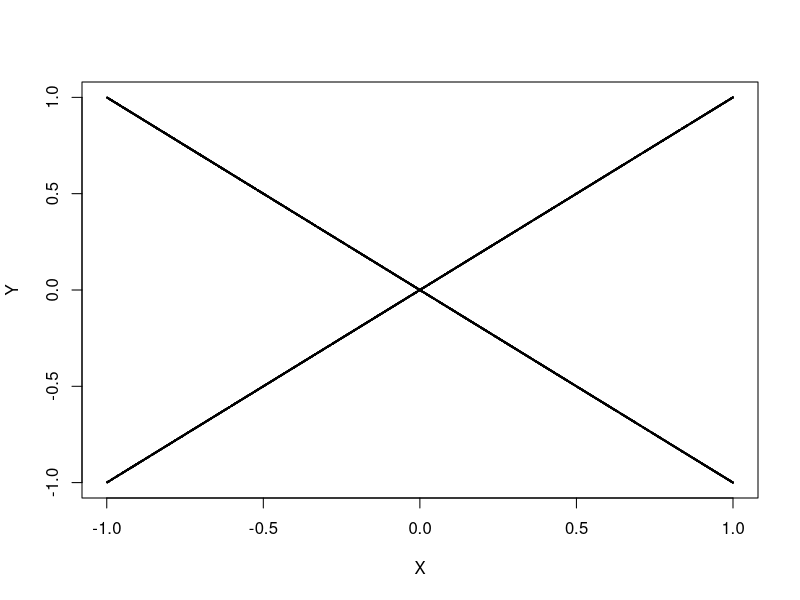
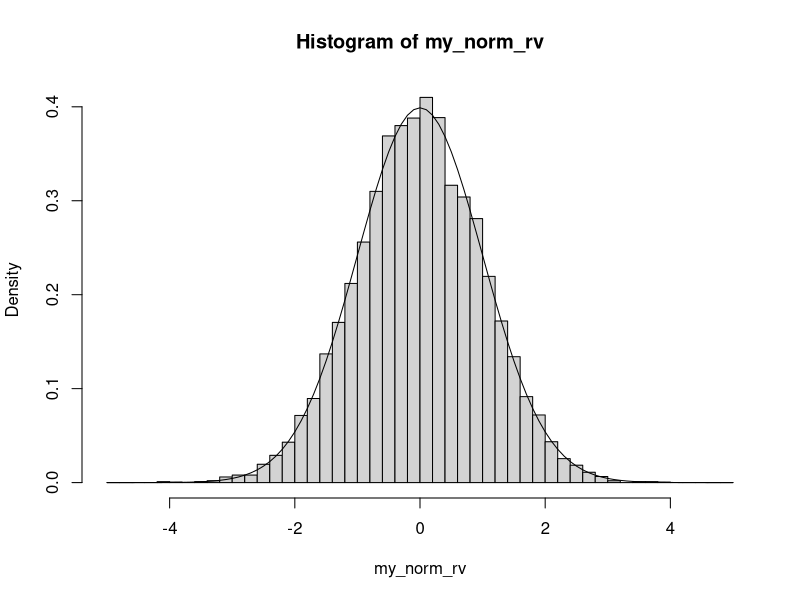
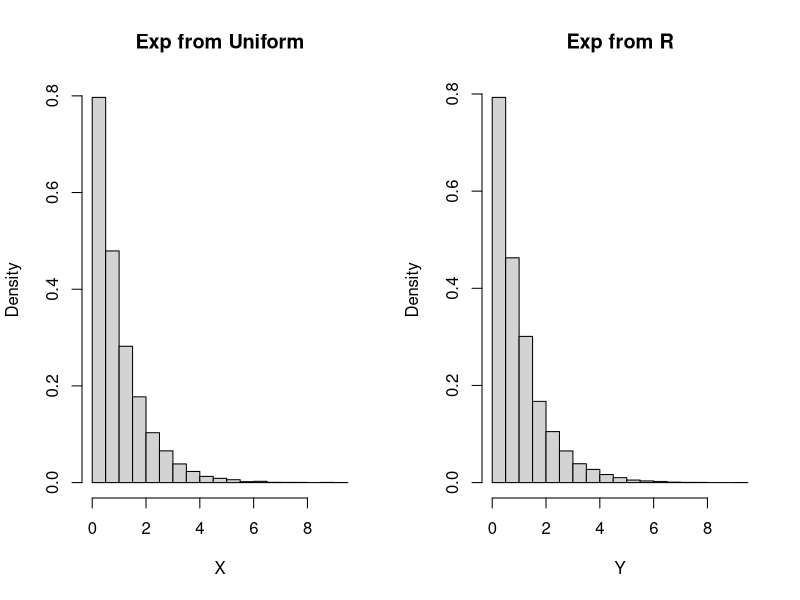
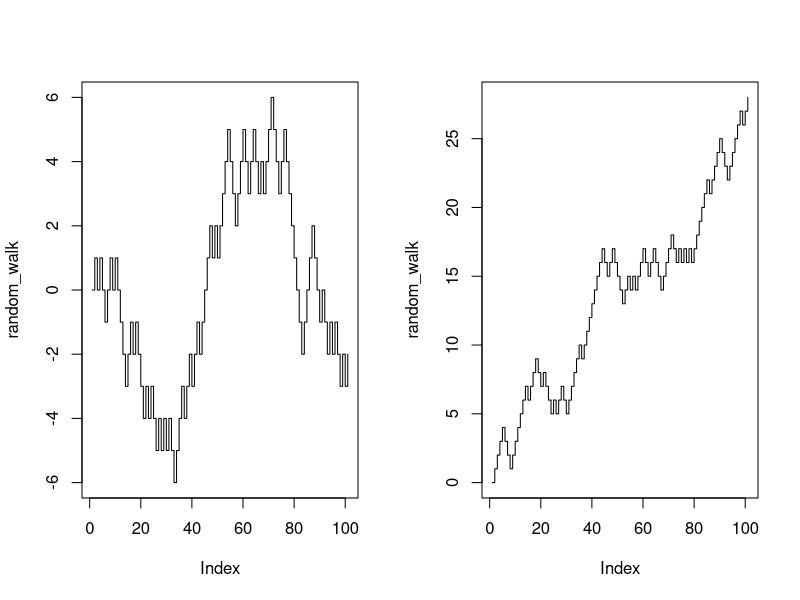
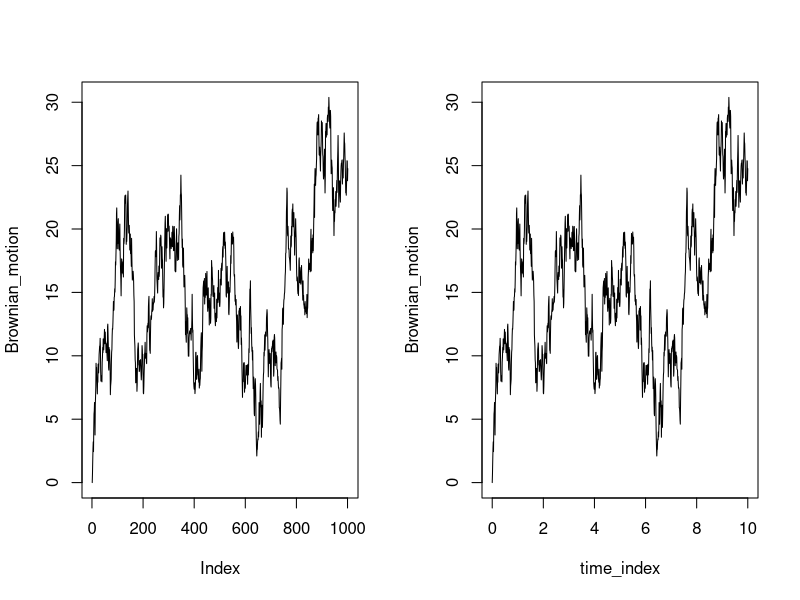
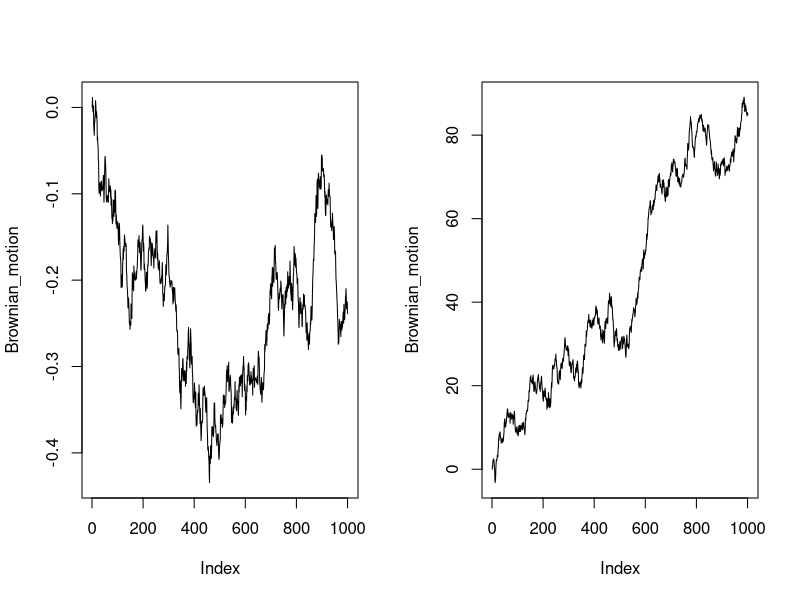
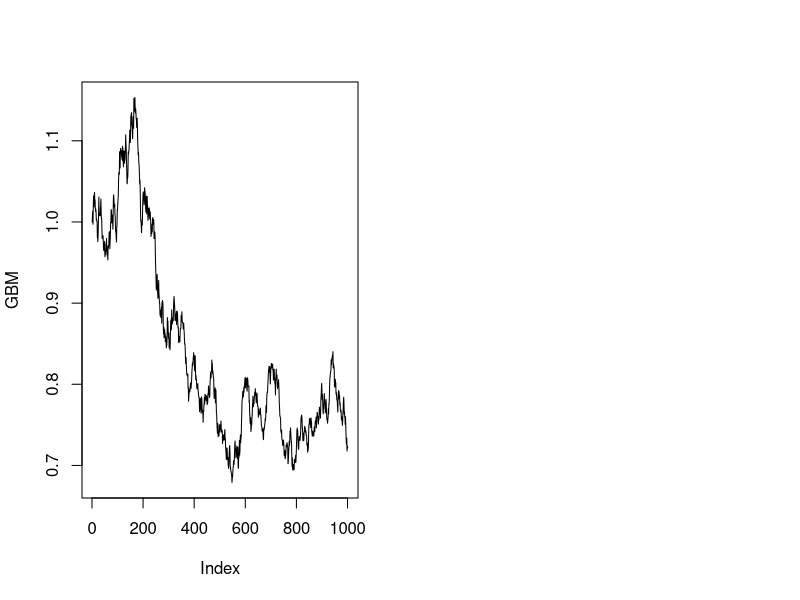

Here is the R script that generated these plots, in order:
## ---- chunk 1
n <- 10000
X <- runif(n, -1, 1)
Z <- runif(n, -1, 1)
Y <- sign(Z)*abs(X)
cor(X,Y)   # correlation coefficient is almost 0
## ---- chunk 2
plot(X,Y, cex=0.1) # check scatter plot
## ---- chunk 3
n <- 10000
my_norm_rv <- qnorm(runif(n))

# plot histogram and normal pdf
hist(my_norm_rv, breaks = seq(-5,5,0.2), freq=F)
x <- seq(-5,5,0.1)
lines(x, dnorm(x))
## ---- chunk 4
Nsim <- 10000       #number of random variables
U <- runif(Nsim)
X <- -log(U)        #transforms of uniforms
Y <- rexp(Nsim)     #exponentials from R
par(mfrow=c(1,2))   #plots
hist(X,freq=F,main="Exp from Uniform")
hist(Y,freq=F,main="Exp from R")
## ---- chunk 5
n <- 1000000
y <- rexp(n, rate = 0.1)
larger_4 <- y[y > 4]
(ratio1 <- length(larger_4)/n)
## ---- chunk 6
larger_8 <- y[y > 8]
larger_12 <- y[y > 12]

(ratio2 <- length(larger_12)/length(larger_8))

## ---- chunk 7
n <- 100              # number of random walk
walk <- rbinom(n, size = 1, prob = 0.5)     # generate bernoulli random number
walk[walk == 0] <- -1               # change 0 as -1
random_walk <- c(0, cumsum(walk))   # cumulative sum of walk is random walk, starting at zero
plot(random_walk, type='s')
## ---- chunk 8
n <- 100              # number of random walk
walk <- rbinom(n, size = 1, prob = 0.6)     # generate bernoulli random number
walk[walk == 0] <- -1               # change 0 as -1
random_walk <- c(0, cumsum(walk))   # cumulative sum of walk is random walk, starting at zero
plot(random_walk, type='s')         # upward random walk
## ---- chunk 9
n <- 1000              # number of random walk
walk <- rnorm(n, mean = 0, sd = 1)     # generate normal random number
Brownian_motion <- c(0, cumsum(walk))   # cumulative sum of walk is random walk, starting at zero
plot(Brownian_motion, type='l')
## ---- chunk 10
time_index <- seq(0,n*0.01,0.01)
plot(time_index, Brownian_motion, type='l')
## ---- chunk 11
n <- 1000              # number of random walk
walk <- rnorm(n, mean = 0, sd = 0.01)     # generate normal random number
Brownian_motion <- c(0, cumsum(walk))   # cumulative sum of walk is random walk, starting at zero
plot(Brownian_motion, type='l')
## ---- chunk 12
n <- 1000              # number of random walk
walk <- rnorm(n, mean = 0.1, sd = 1)     # generate normal random number
Brownian_motion <- c(0, cumsum(walk))   # cumulative sum of walk is random walk, starting at zero
plot(Brownian_motion, type='l')
## ---- chunk 13
n <- 1000              # number of random walk
walk <- rnorm(n, mean = 0, sd = 0.01)     # generate normal random number
Brownian_motion <- c(0, cumsum(walk))   # cumulative sum of walk is random walk, starting at zero
GBM <- exp(Brownian_motion)
plot(GBM, type='l')
